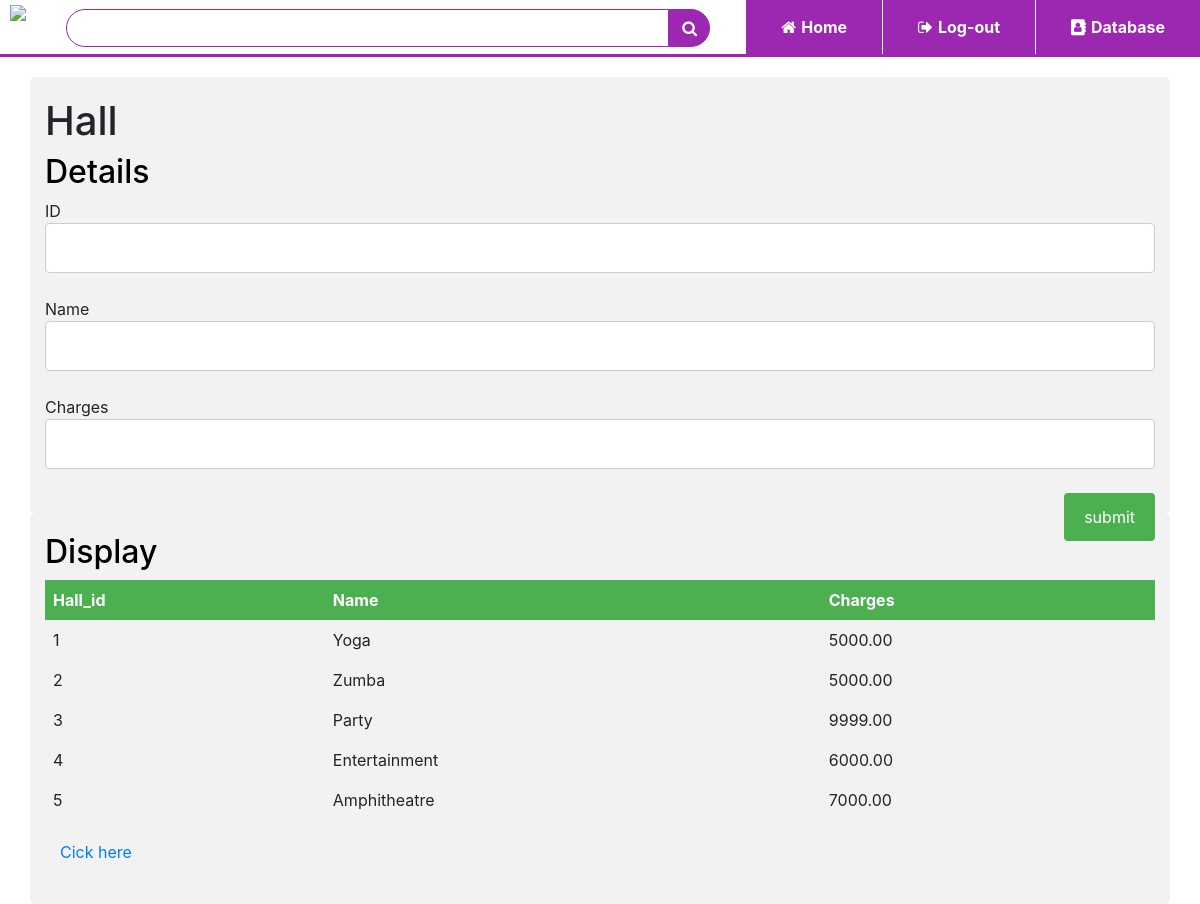
Screenshot of /hall.php with the database file from the repository.
### tables this page shows
CREATE TABLE `hall` (
  `hall_id` int(11) NOT NULL,
  `hall_name` varchar(30) DEFAULT NULL,
  `hall_charges` float(6,2) DEFAULT NULL
);

### hall.php (the view, shortened to what this page needs)
<!DOCTYPE html>
<html>
<head>
<link rel="stylesheet" type="text/css" href="tablecss.css">
<link rel="stylesheet" href="https://stackpath.bootstrapcdn.com/bootstrap/4.5.2/css/bootstrap.min.css" >
<link rel="stylesheet" href="https://stackpath.bootstrapcdn.com/font-awesome/4.7.0/css/font-awesome.min.css">
</head>
<body>
<div class="top-nav-bar">
	<div class="search-box">
		<img src="images/logo.png" class="logo">
		<input type="text" class="form-control">
		<span class="input-group-text"><i class="fa fa-search"></i></span>
	</div>
	<div class="menu-bar">
		<ul>
			<li><a href="index.html"><i class="fa fa-home"></i>Home</a></li>
			<li><a href="login.php"><i class="fa fa-sign-out"></i>Log-out</a></li>
			<li><a href="tables.php"><i class="fa fa-address-book"></i>Database</a></li>
		</ul>
	</div>
</div>
<div class="container">
<h1>Hall</h1>
<h2>Details</h2>
<form action="" method="GET">
	ID <input type="text" name="unique_id" value=""><br></br>
	Name <input type="text" name="name" value=""><br></br>
	Charges <input type="text" name="hall_charges" value=""><br></br>
	<input type="submit" name="submit" value="submit">
</form>
</div>
</body>
</html>
<div class="container">
	<h2>Display</h2>
<?php
	include("connect.php");
	$query="SELECT * FROM hall";
	$data = mysqli_query($conn,$query);
	$total = mysqli_num_rows($data);
	if($total > 0) {
?>
<table>
	<tr>
		<th>Hall_id</td>
		<th>Name</td>
		<th>Charges</td>
	</tr>
	<?php
		while($result=mysqli_fetch_assoc($data))
		{
			echo "<tr>
				<td>".$result['hall_id']."</td>
				<td>".$result['hall_name']."</td>
				<td>".$result['hall_charges']."</td>
				</tr>";
		}
	}
	else{
		echo "result not found";
	}
	?>
</table>
<div class="container">
	<a href="hall_occupancy.php">Cick here</a>
</div>

### tablecss.css (style rules this page uses)
* { margin:0; padding: 0; }
h2 { color: black; }
body { background-color: #f1f3f4; font-family: sans-serif; }
.top-nav-bar { height: 57px; top: 0; position: sticky; background: #fff; margin-bottom: 20px; border-bottom: 3px solid #9c27b0; z-index: 2; }
.logo { height: 40px; margin: 5px 10px; }
.form-control { margin-top: 9px; margin-left: 30px; border:1px solid #9c27b0 !important; border-top-left-radius: 20px !important; border-bottom-left-radius:20px !important; border-top-right-radius: 0 !important; border-bottom-right-radius: 0 !important; box-shadow: none; }
.input-group-text { background: #9c27b0 !important; border:1px solid #9c27b0 !important; margin: 8.5px 10px 3px 0 !important; border-top-left-radius: 0px !important; border-bottom-left-radius:0px !important; border-top-right-radius: 20px!important; border-bottom-right-radius: 20px !important; cursor: pointer; }
.search-box { display: inline-flex; width: 60%; }
.fa-search { color: #fff; }
.menu-bar { width: 40%; height: 57px; float: right; }
.menu-bar ul { display: inline-flex; float: right; }
.menu-bar ul li { border-left: 1px solid #fff; list-style-type:none; padding: 15px 35px; text-align: center; background-color: #9c27b0; cursor: pointer; }
.menu-bar ul li a { font-size:16px; font-weight: bold; color: #fff; text-decoration: none; }
.fa-home,.fa-sign-out,.fa-address-book { margin-right:5px; }
input[type=text], select, textarea { width: 100%; padding: 12px; border: 1px solid #ccc; border-radius: 4px; box-sizing: border-box; resize: vertical; }
input[type=submit] { background-color: #4CAF50; color: white; padding: 12px 20px; border: none; border-radius: 4px; cursor: pointer; float: right; }
.container { border-radius: 5px; background-color: #f2f2f2; padding: 20px; }

### hall.php (style rules this page uses)
table { border-collapse: collapse; width: 100%; }
th, td { text-align: left; padding: 8px; }
tr:nth-child(even) { background-color: #f2f2f2 }
th { background-color: #4CAF50; color: white; }

### rows the page displays
hall: hall_id "1", hall_name "Yoga", hall_charges "5000.00"
hall: hall_id "2", hall_name "Zumba", hall_charges "5000.00"
hall: hall_id "3", hall_name "Party", hall_charges "9999.00"
hall: hall_id "4", hall_name "Entertainment", hall_charges "6000.00"
hall: hall_id "5", hall_name "Amphitheatre", hall_charges "7000.00"
